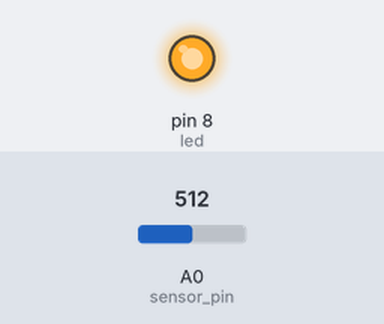
Bench run of a sketch on a simulated Arduino Uno, built with avr-gcc and run on an emulated ATmega328P. Parts: output pins drawn as LEDs (lit = HIGH). The test bench sets the inputs (shaded band); at power-on: A0 (sensor_pin) = 512. What the sketch prints to the serial monitor is not drawn.

Above: at 1.2 s.
1.3 s: A0 (sensor_pin) set to 590
2.8 s: A0 (sensor_pin) set to 613
At 4.0 s:
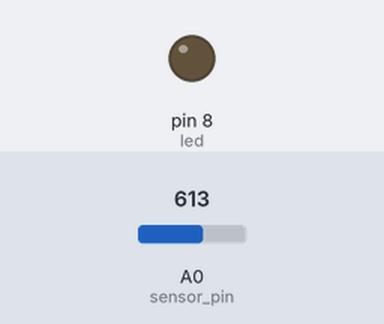
4.3 s: A0 (sensor_pin) set to 511
At 5.5 s:
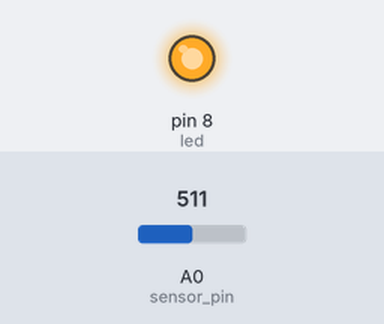
5.9 s: A0 (sensor_pin) set to 610
At 6.9 s:
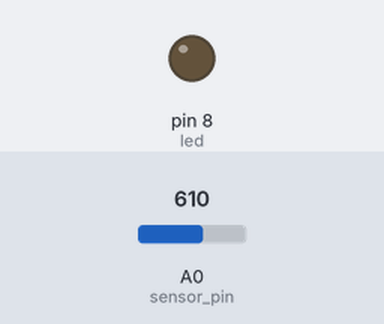
Timing chart, 0 to 8.5 s (numbered marks = the images above; inputs shaded):
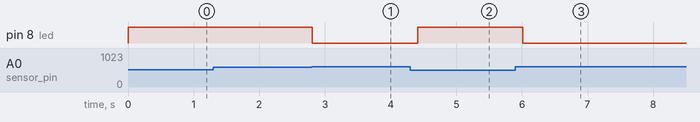

The sketch:

code.ino
```cpp
const int led = 8;
const int sensor_pin = A0;
int sensor;
const int threshold = 600;  // adjust after testing

void setup() {
  pinMode(led, OUTPUT);
  Serial.begin(9600);
}

void loop() {
  sensor = analogRead(sensor_pin);
  Serial.print("LDR Value: ");
  Serial.print(sensor);

  if (sensor < threshold) {
    // DARK → LED ON
    digitalWrite(led, HIGH);
    Serial.println(" → LED ON");
  }
  else {
    // BRIGHT → LED OFF
    digitalWrite(led, LOW);
    Serial.println(" → LED OFF");
  }

  delay(200);  // small delay for stability
}
```

Measured:
- the behaviour switches between 599 and 600 on A0 (sensor_pin) (found by bisection; images 0 and 1)
- after the input at 1.3 s, every drawn part: stays the same
- after the input at 2.8 s, pin 8 (led): HIGH → LOW at once
- after the input at 4.3 s, pin 8 (led): LOW → HIGH after 0.11 s
- after the input at 5.9 s, pin 8 (led): HIGH → LOW after 0.11 s
